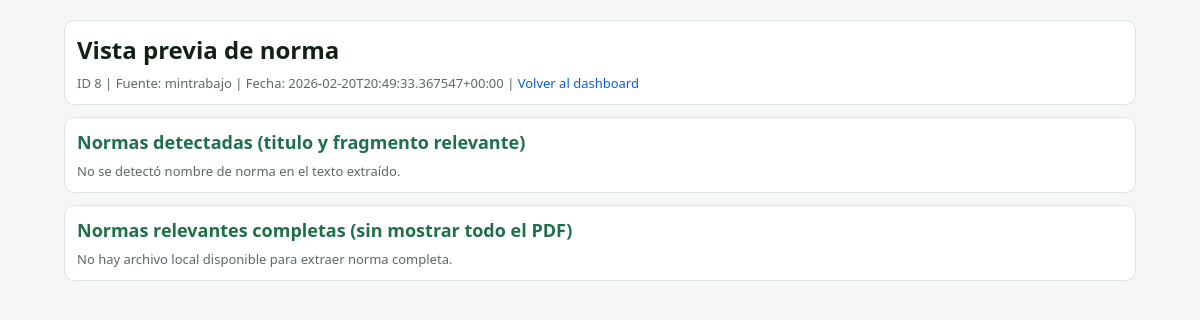
The app's page /preview/8 with its own data.
### tables this page shows
CREATE TABLE pdf_procesados (
  id INTEGER PRIMARY KEY AUTOINCREMENT,
  fuente TEXT NOT NULL,
  url_pdf TEXT NOT NULL,
  hash_pdf TEXT,
  fecha_captura TEXT NOT NULL,
  ruta_local TEXT,
  match INTEGER NOT NULL DEFAULT 0,
  keywords_encontradas TEXT,
  norma_detectada TEXT,
  fragmento_relevante TEXT,
  pagina_detectada INTEGER,
  UNIQUE(fuente, url_pdf)
);

### app.py (the view, shortened to what this page needs)
@app.route("/preview/<int:row_id>")
def preview_row(row_id: int):
    full_mode = request.args.get("full", "0").strip() == "1"
    with get_conn() as conn:
        row = conn.execute(
            """
            SELECT id, fuente, url_pdf, fecha_captura, ruta_local, match, keywords_encontradas, norma_detectada, fragmento_relevante, pagina_detectada
            FROM pdf_procesados
            WHERE id = ?
            LIMIT 1
            """,
            (row_id,),
        ).fetchone()
    if not row:
        abort(404, description="Resultado no encontrado.")
    local_path = Path(row["ruta_local"]) if row["ruta_local"] else None
    local_exists = bool(local_path and local_path.exists())
    full_text = ""
    doc_title = ""
    doc_subtitle = ""
    legal_refs: list[str] = []
    context_lines: list[str] = []
    ref_context_map: dict[str, list[str]] = {}
    norm_items: list[dict] = []
    preview_text = ""
    db_ref = (row["norma_detectada"] or "").strip()
    db_fragment = (row["fragmento_relevante"] or "").strip()
    db_page = int(row["pagina_detectada"]) if row["pagina_detectada"] else None
    if not legal_refs and db_ref:
        legal_refs = [db_ref]
    if (not full_mode) and db_fragment:
        chosen_fragment = _normalize_legal_fragment(db_fragment) or db_fragment
        context_lines = [chosen_fragment]
        if legal_refs:
            ref_context_map = {legal_refs[0].lower(): [chosen_fragment]}
    norm_items = _build_norm_blocks(
        legal_refs,
        full_text,
        context_lines,
        ref_context_map=ref_context_map,
        full_mode=full_mode,
    )
    return render_template(
        "preview.html",
        row=dict(row),
        local_exists=local_exists,
        doc_title=doc_title,
        doc_subtitle=doc_subtitle,
        legal_refs=legal_refs,
        norm_items=norm_items,
        context_lines=context_lines,
        full_text=full_text,
        preview_text=preview_text,
        full_mode=full_mode,
        pagina_detectada=(int(row["pagina_detectada"]) if row["pagina_detectada"] else None),
        pdf_view_url=url_for("open_pdf", row_id=int(row["id"])),
    )

### app.py (called while the page is built, shortened)
def get_conn() -> sqlite3.Connection:
    conn = sqlite3.connect(DB_PATH)
    conn.row_factory = sqlite3.Row
    return conn

def _build_norm_blocks(
    legal_refs: list[str],
    full_text: str,
    context_lines: list[str],
    ref_context_map: dict[str, list[str]] | None = None,
    full_mode: bool = False,
) -> list[dict]:
    grouped: dict[str, list[str]] = {}
    order: list[str] = []
    blocks = []
    return blocks

### templates/preview.html (shortened to what this page needs)
<!doctype html>
<html lang="es">
<head>
</head>
<body>
  <div class="wrap">
    <div class="card">
      <h1>Vista previa de norma</h1>
      <div class="muted">
        ID {{ row.id }} | Fuente: {{ row.fuente }} | Fecha: {{ row.fecha_captura }} |
        <a href="{{ url_for('index') }}">Volver al dashboard</a>
      </div>
    </div>
    <div class="card">
      <h2>Normas detectadas (titulo y fragmento relevante)</h2>
      {% if norm_items %}
      {% for item in norm_items %}
      <div class="norm-item">
        <div class="norm-title">
          Titulo:
          {% for t in item.titles %}
            {{ t }}{% if not loop.last %} | {% endif %}
          {% endfor %}
        </div>
        <div class="norm-text">{{ item.text }}</div>
      </div>
      {% endfor %}
      {% else %}
      <div class="muted">No se detectó nombre de norma en el texto extraído.</div>
      {% endif %}
    </div>
    <div class="card">
      <h2>Normas relevantes completas (sin mostrar todo el PDF)</h2>
      {% if local_exists and full_mode and norm_items %}
      {% for item in norm_items %}
      <div class="norm-item">
        <div class="norm-title">
          Titulo:
          {% for t in item.titles %}
            {{ t }}{% if not loop.last %} | {% endif %}
          {% endfor %}
        </div>
        <div class="norm-text">{{ item.text }}</div>
      </div>
      {% endfor %}
      {% elif local_exists and full_mode %}
      <div class="muted">No se encontraron normas relevantes para mostrar en modo completo.</div>
      {% elif local_exists %}
      <div class="muted">Vista rápida cargada. Cargar normas relevantes completas puede tardar varios segundos.</div>
      <a class="btn" href="{{ url_for('preview_row', row_id=row.id, full=1) }}">Cargar normas relevantes completas</a>
      {% else %}
      <div class="muted">No hay archivo local disponible para extraer norma completa.</div>
      {% endif %}
    </div>
  </div>
</body>
</html>

### templates/preview.html (style rules this page uses)
:root { --bg: #f4f7f5; --card: #ffffff; --ink: #112215; --muted: #5b6b60; --line: #dbe5dd; --accent: #1f6f4a; }
* { box-sizing: border-box; }
body { margin: 0; background: var(--bg); color: var(--ink); font-family: "Segoe UI", Tahoma, sans-serif; }
.wrap { max-width: 1100px; margin: 20px auto; padding: 0 14px 20px; }
.card { background: var(--card); border: 1px solid var(--line); border-radius: 10px; padding: 12px; margin-bottom: 12px; }
h1 { margin: 0 0 8px; font-size: 24px; }
h2 { margin: 0 0 8px; font-size: 18px; color: var(--accent); }
.muted { color: var(--muted); font-size: 13px; }
a { color: #0b5ed7; text-decoration: none; }

### records on screen
pdf_procesados: id "8", fuente "mintrabajo", fecha_captura "2026-02-20T20:49:33.367547+00:00"
